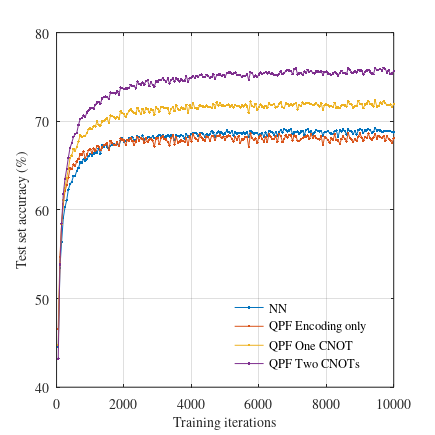

This figure's MATLAB source:
clear all

load result_emnist_nn.mat net info

number_of_iteration = length( info.ValidationAccuracy );
number_of_iteration_block = floor( number_of_iteration / 50 );
number_of_iteration = number_of_iteration_block * 50;

validation_accuracy_nn = info.ValidationAccuracy( [ 1 : number_of_iteration_block ] * 50 );
validation_loss_nn = info.ValidationLoss( [ 1 : number_of_iteration_block ] * 50 );
training_loss_nn = mean( reshape( info.TrainingLoss( 1 : number_of_iteration ), 50, number_of_iteration_block ) );

load result_emnist_encoding_only.mat net info

number_of_iteration = length( info.ValidationAccuracy );
number_of_iteration_block = floor( number_of_iteration / 50 );
number_of_iteration = number_of_iteration_block * 50;

validation_accuracy_qnn_encoding = info.ValidationAccuracy( [ 1 : number_of_iteration_block ] * 50 );
validation_loss_qnn_encoding = info.ValidationLoss( [ 1 : number_of_iteration_block ] * 50 );
training_loss_qnn_encoding = mean( reshape( info.TrainingLoss( 1 : number_of_iteration ), 50, number_of_iteration_block ) );

load result_emnist_one_cnot.mat net info

number_of_iteration = length( info.ValidationAccuracy );
number_of_iteration_block = floor( number_of_iteration / 50 );
number_of_iteration = number_of_iteration_block * 50;

validation_accuracy_qnn_1cnot = info.ValidationAccuracy( [ 1 : number_of_iteration_block ] * 50 );
validation_loss_qnn_1cnot = info.ValidationLoss( [ 1 : number_of_iteration_block ] * 50 );
training_loss_qnn_1cnot = mean( reshape( info.TrainingLoss( 1 : number_of_iteration ), 50, number_of_iteration_block ) );

load result_emnist_two_cnot.mat net info

number_of_iteration = length( info.ValidationAccuracy );
number_of_iteration_block = floor( number_of_iteration / 50 );
number_of_iteration = number_of_iteration_block * 50;

validation_accuracy_qnn_2cnot = info.ValidationAccuracy( [ 1 : number_of_iteration_block ] * 50 );
validation_loss_qnn_2cnot = info.ValidationLoss( [ 1 : number_of_iteration_block ] * 50 );
training_loss_qnn_2cnot = mean( reshape( info.TrainingLoss( 1 : number_of_iteration ), 50, number_of_iteration_block ) );

figure( 1 )

clf

set(gcf,'DefaultAxesFontName','Times');
set(gcf,'DefaultAxesFontSize',10);
set(gcf,'DefaultTextFontName','Times');
set(gcf,'DefaultTextFontSize',10);
set(gcf,'PaperOrientation','portrait')
set(gcf,'PaperType','A4')
set(gcf,'PaperUnits','Inches')
set(gcf,'PaperPosition',[0.25 0.25 8.5/2.54*1.3 8.5/2.54*1.3])
set(gcf,'Position',[50 50 round(8.5/2.45*96*1.3) round(8.5/2.54*96*1.3)])
set(gcf,'Color',[1 1 1])

plot(...
  [ 1 : number_of_iteration_block ] * 50, validation_accuracy_nn, '.-', ...
  [ 1 : number_of_iteration_block ] * 50, validation_accuracy_qnn_encoding, '.-', ...  
  [ 1 : number_of_iteration_block ] * 50, validation_accuracy_qnn_1cnot, '.-', ...    
  [ 1 : number_of_iteration_block ] * 50, validation_accuracy_qnn_2cnot, '.-' )

grid on
box on

set( gca, 'xlim', [ 0 10000 ] )
%set( gca, 'ylim', [ 75 100 ] )

xlabel( 'Training iterations' )
ylabel( 'Test set accuracy (%)' )

legend(...
  'NN', ...
  'QPF Encoding only', ...
  'QPF One CNOT', ...
  'QPF Two CNOTs', ...
  'location', 'southeast' )

legend boxoff

print -dpng -r300 plot_result_emnist.png
